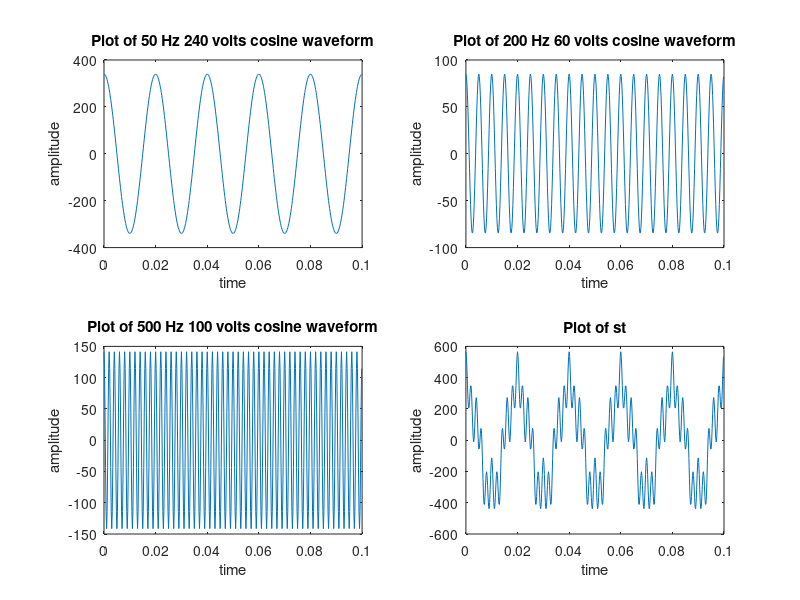

Write MATLAB code to recreate this figure. (Note: this script raises an error after producing the figure.)
%% Queensland University of Technology
%  EGB242 - Signal Analysis
%  Computer Lab Week 3.
%  Solution written by: 2013/2 team
%  Confirmed 2015
clear all % clears all existing variables
clc % clears the command window
close all % close all opened figures

% Highlight parts of the code and then hit the F9 key to run the selected
% areas.
% F5 key runs the entire script.

%% Question 1

% A cosine/sine waveform is a continuous function, made up of an infinite
% amount of samples. MATLAB however, operates on a discrete
% representation with a predefined finite amount of samples. To represent
% a cosine/sine waveform in MATLAB, we need to declare the limits of the
% time vector, i.e. from 0 to 0.5 secs, from 0 to 5 secs, from 2 to 10
% secs, with an amount of sample points. Having more sample points would
% produce in a better resolution, but result in a longer computation.

% The fundamental frequency, f0, is lowest frequency of a periodic waveform.
% It is the first harmonic of the waveform. The second harmonic is 2*f0,
% the third is 3*f0, so forth. All calculations are done with respect to
% the fundamental frequency. The different frequencies are all integer
% multiples of the fundamental frequency.

f0 = 50;
T = 1/50;
samples = 100;
t = linspace(0,5*T,5*samples+1);
t = t(1:end-1);

% RMS values are usually given. Peak values are used for waveform
% calculations.
s0 = sqrt(2)*240*cos(2*pi*f0*t);   %                             (a)
s1 = sqrt(2)*60*cos(2*pi*(f0*4)*t); %f0=50, f0*4=200Hz           (b)
s2 = sqrt(2)*100*cos(2*pi*(f0*10)*t); %f0=50, f0*10=500Hz        (c)

st = s0 + s1 + s2; %                                                 (d)

figure(1)
subplot(2,2,1)
plot(t,s0);
title('Plot of 50 Hz 240 volts cosine waveform')
xlabel('time')
ylabel('amplitude')
subplot(2,2,2)
plot(t,s1);
title('Plot of 200 Hz 60 volts cosine waveform')
xlabel('time')
ylabel('amplitude')
subplot(2,2,3)
plot(t,s2);title('Plot of 500 Hz 100 volts cosine waveform')
xlabel('time')
ylabel('amplitude')
subplot(2,2,4)
plot(t,st)
title('Plot of st')
xlabel('time')
ylabel('amplitude')

% (e)  Our function is even.
% (f)  If sine waveform was used instead, it would be an odd function.

%% Question 2

% Function fcoefs.p will return output arguments of a0, an, bn.
% The function will require input values of st, f0, samples, n.
% Because we are calculating the Fourier series coefficients for ONE
% period, please note that when approximating the waveform in the for loop
% summation below, the time vector has to be for ONE period.

% a)
N = 6; % number of coefficients required
[a0,an,bn] = fcoefs(st,f0,samples,N);

% (b)
st1 = zeros(1,samples); % note single period
t = linspace(0,1/f0,samples+1); % creating a new time vector of ONE period
t = t(1:end-1);

for m = 1:N
    st1 = st1 + an(m)*cos(2*pi*m*f0*t) + bn(m)*sin(2*pi*m*f0*t);
end

st1 = st1 + a0; % adding the DC component
st1 = repmat(st1,1,5); % expand the waveform to 5 periods

t = linspace(0,5*T,5*samples+1);
t = t(1:end-1); %rebuilding the time vector for plotting

figure(2)
plot(t,st1)
title('Plot of st1')
xlabel('time')
ylabel('amplitude')

%% Question 3

% a)
N = 20; % number of coefficients required
[a0,an,bn] = fcoefs(st,f0,samples,N);

% (b)
st2 = zeros(1,samples); % creating an array of appropriate length
t = linspace(0,1/f0,samples+1); % creating a new time vector of ONE period
t = t(1:end-1);

% reducing the number of loops used for faster computation
for m = 1:20
    st2 = st2 + an(m)*cos(2*pi*m*f0*t) + bn(m)*sin(2*pi*m*f0*t);
end

st2 = st2 + a0; % adding the DC component
st2 = repmat(st2,1,5); % expand the waveform to 5 periods, WITH FUNCTION
t = linspace(0,5*T,5*samples+1);
t = t(1:end-1); % rebuilding the time vector for plotting

figure(3)
plot(t,st2)
title('Plot of st2')
xlabel('time')
ylabel('amplitude')

% (c)
figure(4)
plot(t,st,'k')
hold on
plot(t,st1,'r')
plot(t,st2,'c--')
hold off
title('Overlapped plots of st, st1 & st2')
xlabel('time')
ylabel('amplitude')
legend('st=black','st1=red','st2=cyan','location','NorthEast')

% (d)
% As visible from figure 4, the st with 5 harmonics  was not able to
% approximate st, while st2 with 20 harmonics was able to give a better
% approximation which is somewhat similar to the original waveform.

% Try out and get the minimum amount of harmonics needed to approximate the
% orignal waveform.


